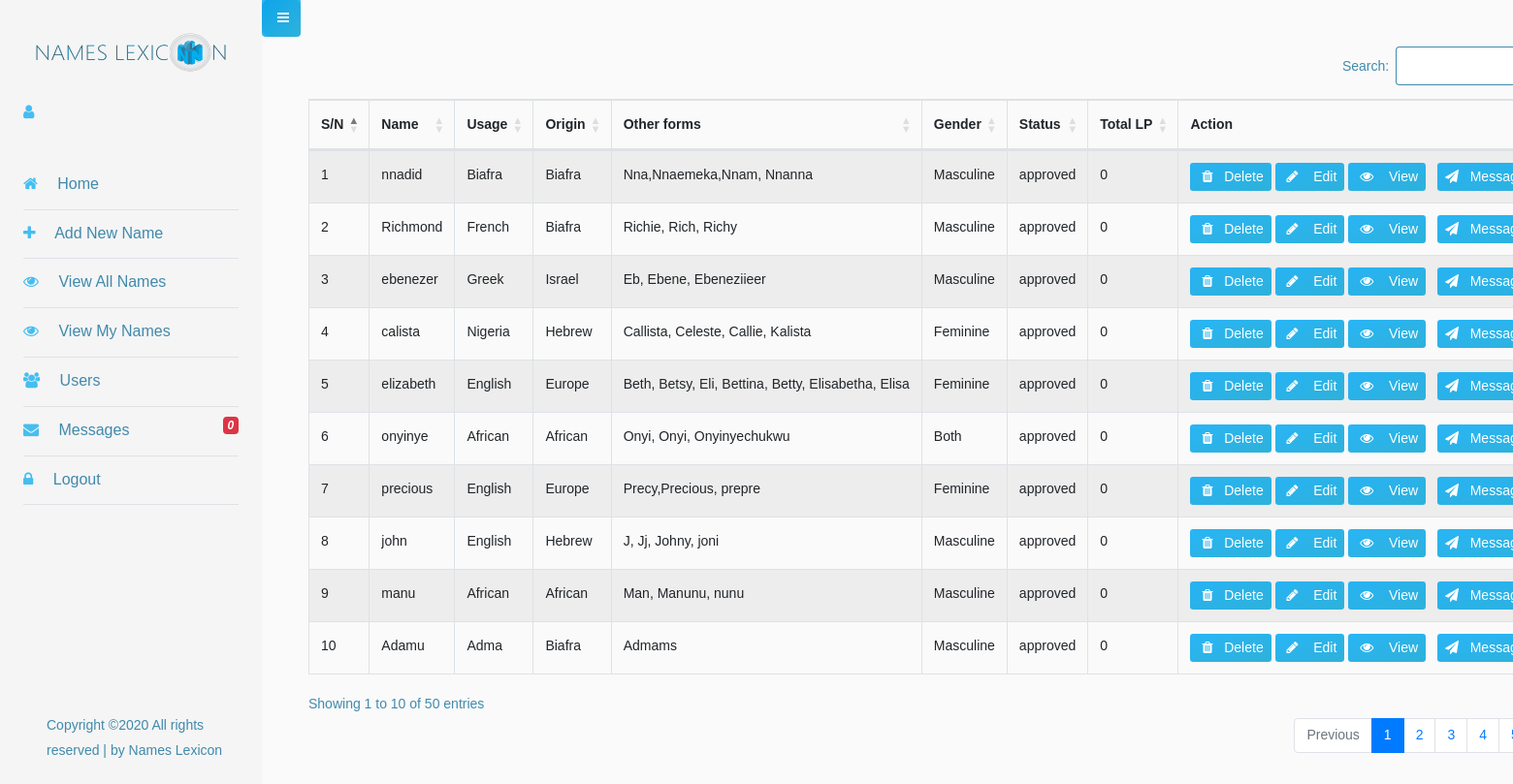
The app's page /admin/?pg=viewAllNames (signed in) with its own data.
### tables this page shows
CREATE TABLE `names` (
  `namesId` int(10) NOT NULL,
  `name` varchar(70) NOT NULL COMMENT 'name of a person',
  `otherForms` varchar(150) NOT NULL COMMENT 'Other forms of the name\r\n',
  `nameUsage` varchar(200) DEFAULT NULL,
  `gender` varchar(15) NOT NULL COMMENT 'the gender of the person',
  `origin` text NOT NULL COMMENT 'origin of the name',
  `pronounce` varchar(200) NOT NULL COMMENT 'how to prnounce the name',
  `meaning` text NOT NULL COMMENT 'The meaning of the name',
  `history` text NOT NULL COMMENT 'history of the name',
  `personality` mediumtext DEFAULT NULL COMMENT 'the personality trait associated with the name',
  `addedBy` int(10) NOT NULL COMMENT 'ID of the User who added this name',
  `status` enum('pending','approved','waiting') NOT NULL DEFAULT 'pending',
  `approvedBy` int(11) DEFAULT NULL,
  `published` enum('0','1') NOT NULL DEFAULT '0',
  `publishedAt` datetime DEFAULT NULL,
  `date_created` datetime NOT NULL COMMENT 'date the name was added',
  `date_updated` datetime DEFAULT NULL COMMENT 'date the details was changed'
);

### api/adminCtrl.php (the view, shortened to what this page needs)
<?php
class Admin extends Database{
   public function getMemberDetailsById($uid){
    $con        = self::con();
    $queryRow   = $con->query("SELECT * FROM `members` WHERE `memId` ='$uid'")->fetch_assoc();
    return  $queryRow;
  }
private function getSenderName($sender_id){
    return @$this->getMemberDetailsById($sender_id)["fullName"].'(user)' ?? @$this->getAdminById($sender_id)['name'].' ( Admin )';
}
public function getAllNames(){
   $con          = self::con();
   $query        = $con->query("SELECT * FROM `names` WHERE `status`='approved'");
   if($query){
        if($query->num_rows>0){
              $i = 0;
                while($row = $query->fetch_assoc()){
                        echo ' <tr>
                                <td>'.(++$i).'</td>
                                <td>'.$row['name'].'</td>
                                <td>'.$row['nameUsage'].'</td>
                                <td>'.$row['origin'].'</td>
                                <td>'.$row['otherForms'].'</td>
                                <td>'.$row['gender'].'</td>
                                <td>'.$row['status'].'</td>
                                <td>'.$this->getLpByName($row['addedBy'],$row['namesId']).'</td>
                                <td>
                                <a href="#" class="deleteName btn btn-sm btn-primary" id ="'.$row['namesId'].'"><i class="fa fa-trash mx-1" data-toggle="tooltip"  title="Delete this name"></i> &nbsp;Delete</a>
                                <a href="index.php?pg=editName&nId='.$row['namesId'].'" class="btn btn-sm btn-primary" id ="'.$row['namesId'].'"><i class="fa fa-pencil mx-1" data-toggle="tooltip"  title="Edit this name"></i> &nbsp; Edit</a>
                                <a href="#" class="viewName btn btn-sm btn-primary" id ="'.$row['namesId'].'" data-toggle="modal" data-target="#myModal2" ><i class="fa fa-eye mx-1" data-toggle="tooltip" title="View details"></i> &nbsp; View</a>
                                <a href="#modal_aside_right_1" class="sendMsg btn btn-primary btn-sm  mx-2" data-ab = "'.$this->getSenderName($row['addedBy']).'" id ="'.$row['addedBy'].'" data-toggle="modal"><i class="fa fa-send mr-1" data-toggle="tooltip" title="Send message to this user"></i> &nbsp;Message user</a>
                                </td>
                            </tr>  ';
                    }
                }else{
                    echo '<tr> <td colspan ="6">No Record Yet!</td>  </tr>';
                }
        }
   }
public function getLpByName($memId,$nameId){
    $con   = self::con();
    $query = $con->query("SELECT  SUM(`name`+`gender`+`n_usage`+`origin`+`history`+`meaning`+`pronounce`+`otherForms`) AS totalLexi FROM `lexipoints` WHERE `memId` ='$memId' AND `namesId` ='$nameId'");
    $row   = $query->fetch_assoc();
    $total = number_format($row['totalLexi'],0,".",",");
    return $total;
}
 }

### records on screen
names: name "nnadid", nameUsage "Biafra", origin "Biafra", otherForms "Nna,Nnaemeka,Nnam, Nnanna", gender "Masculine", status "approved", LpByName "0"
names: name "Richmond", nameUsage "French", origin "Biafra", otherForms "Richie, Rich, Richy", gender "Masculine", status "approved", LpByName "0"
names: name "ebenezer", nameUsage "Greek", origin "Israel", otherForms "Eb, Ebene, Ebeneziieer", gender "Masculine", status "approved", LpByName "0"
names: name "calista", nameUsage "Nigeria", origin "Hebrew", otherForms "Callista, Celeste, Callie, Kalista", gender "Feminine", status "approved", LpByName "0"
names: name "elizabeth", nameUsage "English", origin "Europe", otherForms "Beth, Betsy, Eli, Bettina, Betty, Elisabetha, Elisa", gender "Feminine", status "approved", LpByName "0"
names: name "onyinye", nameUsage "African", origin "African", otherForms "Onyi, Onyi, Onyinyechukwu", gender "Both", status "approved", LpByName "0"
names: name "precious", nameUsage "English", origin "Europe", otherForms "Precy,Precious, prepre", gender "Feminine", status "approved", LpByName "0"
names: name "john", nameUsage "English", origin "Hebrew", otherForms "J, Jj, Johny, joni", gender "Masculine", status "approved", LpByName "0"
names: name "manu", nameUsage "African", origin "African", otherForms "Man, Manunu, nunu", gender "Masculine", status "approved", LpByName "0"
names: name "Adamu", nameUsage "Adma", origin "Biafra", otherForms "Admams", gender "Masculine", status "approved", LpByName "0"

### other values on screen
$msg->getTotalUnreadMessages($_SESSION["NL_ADMIN_USER_LIVE"]) "0"
